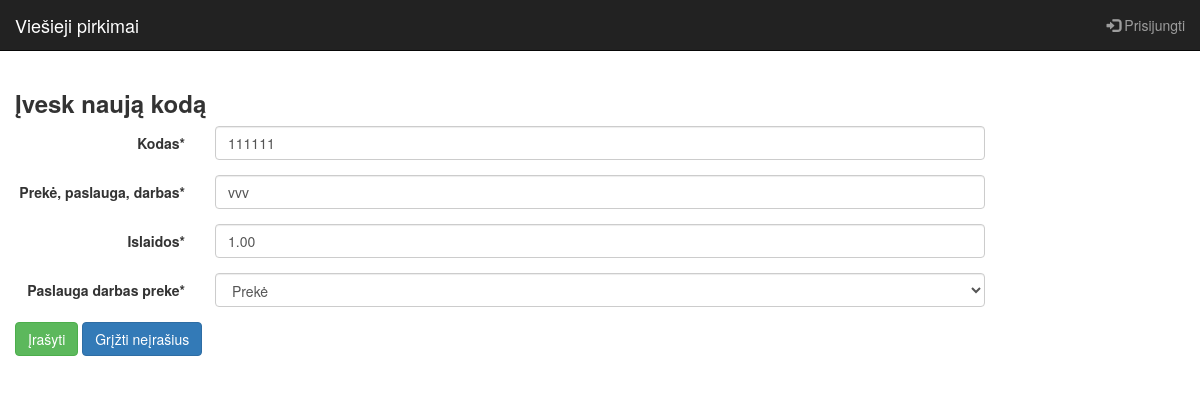
Screenshot of /planas/111111/ with the database file from the repository.
### vart/models.py (models this page shows, shortened)
class Planas(models.Model):
    PDP = (
        ('paslauga', 'Paslauga'),
        ('darbas', 'Darbas'),
        ('preke', 'Prekė'))
    organizatorius = models.ForeignKey(
        User,
        to_field='username',
        on_delete=models.CASCADE
        )
    kodas = models.CharField(max_length=30, unique=True)
    preke = models.CharField(
        max_length=100,
        verbose_name='Prekė, paslauga, darbas',
        unique=True
        )
    islaidos = models.DecimalField(max_digits=9, decimal_places=2)
    paslauga_darbas_preke = models.CharField(
        max_length=8,
        default='preke',
        choices=PDP
        )
    class Meta:
        verbose_name = "Planas"
        verbose_name_plural = "Planas"
        ordering = ['kodas']

### vart/views.py (the view)
# urls.py: url(r'^planas/(?P<kodas>\d+)/$', views.PlanasUpdate.as_view(), name='planas_update'),
class PlanasUpdate(
        views.LoginRequiredMixin,
        views.FormValidMessageMixin,
        generic.edit.UpdateView):
    form_class = PlanasUpdateForm
    form_valid_message = 'Planas pataisytas!'
    template_name = 'planas_create.html'
    success_url = reverse_lazy('planas')
    def get_object(self, queryset=None):
        obj = Planas.objects.get(kodas=self.kwargs['kodas'])
        return obj

### vart/forms.py (shortened to what this page needs)
class PlanasUpdateForm(forms.ModelForm):
    class Meta:
        model = Planas
        fields = ['kodas', 'preke', 'islaidos', 'paslauga_darbas_preke']
    def __init__(self, *args, **kwargs):
        super(PlanasUpdateForm, self).__init__(*args, **kwargs)
        self.helper = FormHelper()
        self.helper.form_class = 'form-horizontal'
        self.helper.label_class = 'col-lg-2'
        self.helper.field_class = 'col-lg-8'
        self.helper.layout = Layout(
            'kodas',
            'preke',
            'islaidos',
            'paslauga_darbas_preke',
            ButtonHolder(
                Submit('add', 'Įrašyti', css_class='btn-success'),
                Button('cancel', 'Grįžti neįrašius', css_class='btn-primary', onclick="window.history.back()"),
                ),
            )

### vart/templates/planas_create.html (shortened to what this page needs)
{% extends '_layouts/base.html' %}
{% load crispy_forms_tags %}
{% block headline %}<h3><b>Įvesk naują kodą</b></h3>{% endblock %}
{% block content %}
    {% crispy form %}
{% endblock %}

### vart/templates/_layouts/base.html (style rules this page uses)
body { padding-bottom: 20px; padding-top: 70px; }

### rows the page displays
Planas: kodas "111111", preke "vvv", islaidos "1.00", paslauga_darbas_preke "Prekė"
